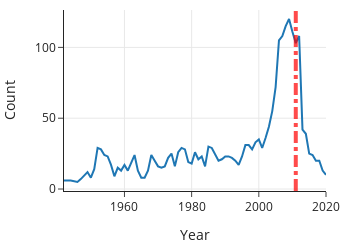

The notebook cell this image was saved under:
### Markdown cell above
Why might the popularity have dropped so suddenly after 2010?
Well, Siri happens to be the
name of Apple's voice assistant and was introduced in 2011.
Let's draw a line for the year 2011 and take a look...

### Code cell
fig = px.line(siri, x="Year", y="Count", width=350, height=250)
fig.add_vline(
    x=2011, line_color="red", line_dash="dashdot", line_width=4, opacity=0.7
)

### Figure 1 — Plotly figure (JSON) as saved in the notebook; plotly's stock layout.template omitted (floating-point values rounded to 4 significant figures)
{"data": [{"hovertemplate": "Year=%{x}<br>Count=%{y}<extra></extra>", "legendgroup": "", "line": {"color": "#1F77B4", "dash": "solid"}, "marker": {"symbol": "circle"}, "mode": "lines", "name": "", "orientation": "v", "showlegend": false, "type": "scatter", "x": [2020, 2019, 2018, 2017, 2016, 2015, 2014, 2013, 2012, 2011, 2010, 2009, 2008, 2007, 2006, 2005, 2004, 2003, 2002, 2001, 2000, 1999, 1998, 1997, 1996, 1995, 1994, 1993, 1992, 1991, 1990, 1989, 1988, 1987, 1986, 1985, 1984, 1983, 1982, 1981, 1980, 1979, 1978, 1977, 1976, 1975, 1974, 1973, 1972, 1971, 1970, 1969, 1968, 1967, 1966, 1965, 1964, 1963, 1962, 1961, 1960, 1959, 1958, 1957, 1956, 1955, 1954, 1953, 1952, 1951, 1950, 1949, 1947, 1946, 1944, 1942], "xaxis": "x", "y": [10, 13, 20, 20, 24, 25, 39, 42, 108, 103, 111, 120, 115, 108, 105, 72, 55, 44, 36, 29, 35, 33, 28, 31, 31, 23, 17, 20, 22, 23, 23, 21, 20, 24, 29, 30, 16, 23, 21, 26, 18, 19, 28, 29, 26, 16, 25, 22, 16, 15, 16, 20, 24, 13, 8, 8, 13, 24, 19, 13, 17, 13, 15, 9, 17, 23, 24, 28, 29, 14, 8, 12, 7, 5, 6, 6], "yaxis": "y"}], "layout": {"height": 250, "legend": {"tracegroupgap": 0}, "shapes": [{"line": {"color": "red", "dash": "dashdot", "width": 4}, "opacity": 0.7, "type": "line", "x0": 2011, "x1": 2011, "xref": "x", "y0": 0, "y1": 1, "yref": "y domain"}], "width": 350, "xaxis": {"anchor": "y", "domain": [0, 1], "title": {"text": "Year"}}, "yaxis": {"anchor": "x", "domain": [0, 1], "title": {"text": "Count"}}}}
